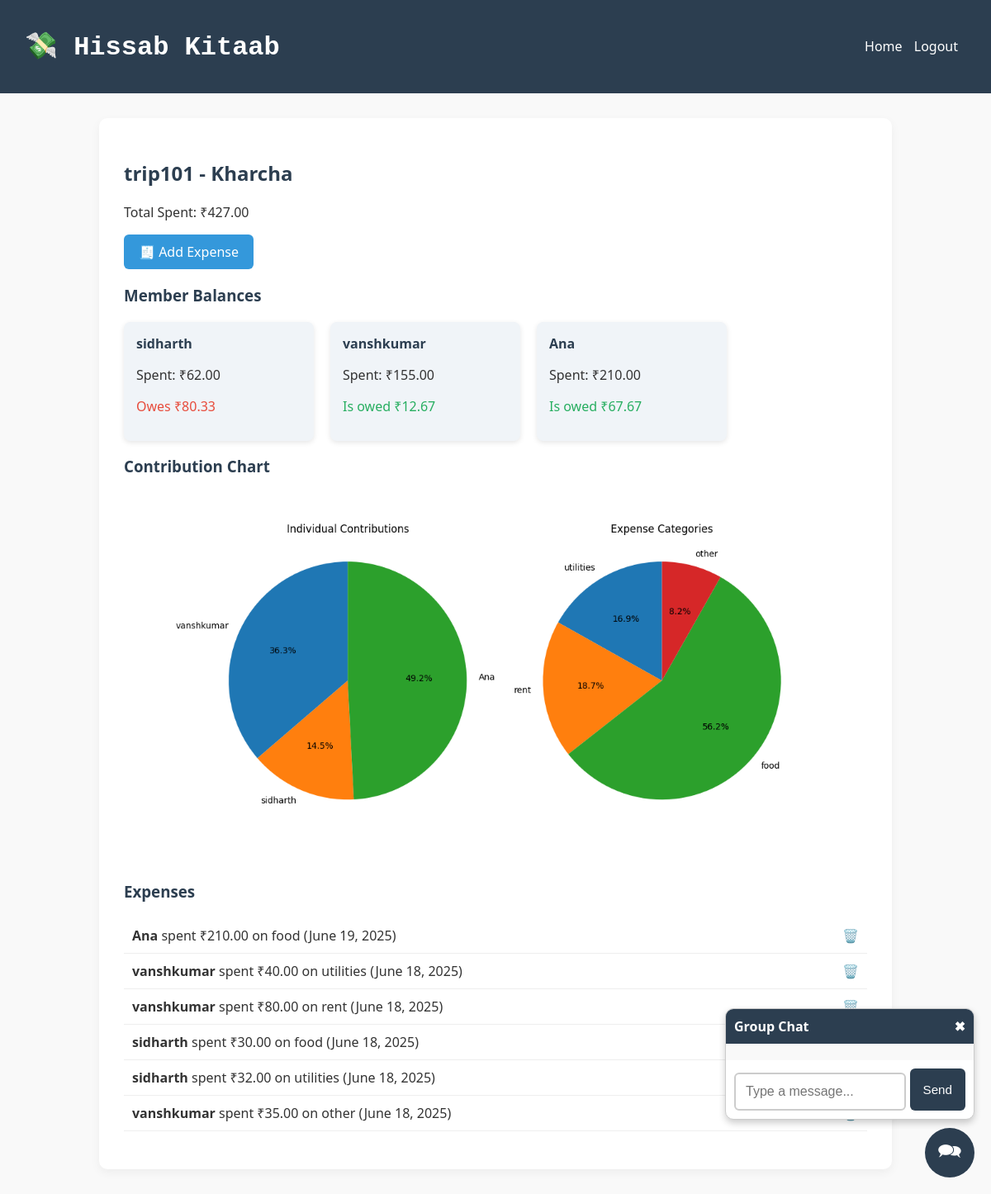
The page /group/1/ (signed in) on the database its author committed.
### tracker/models.py (models this page shows, shortened)
class Group(models.Model):
    name = models.CharField(max_length=100, unique=True)
    members = models.ManyToManyField(User, related_name='custom_groups')
    admin = models.ForeignKey(User, on_delete=models.CASCADE, related_name='admin_groups')

class Expense(models.Model):
    CATEGORY_CHOICES = [
        ('food', 'Food'),
        ('rent', 'Rent'),
        ('utilities', 'Utilities'),
        ('transport', 'Transport'),
        ('other', 'Other'),
    ]
    group = models.ForeignKey(Group, on_delete=models.CASCADE, related_name='expenses')
    user = models.ForeignKey(User, on_delete=models.CASCADE, related_name='expenses')
    category = models.CharField(max_length=20, choices=CATEGORY_CHOICES)
    amount = models.DecimalField(max_digits=10, decimal_places=2)
    description = models.CharField(max_length=60,blank=True)
    date = models.DateField(auto_now_add=True)

### tracker/views.py (the view)
# urls.py: path('group/<int:group_id>/', views.group_dashboard, name='group_dashboard'),
@login_required
def group_dashboard(request, group_id):
    group = get_object_or_404(Group, id=group_id)
    if request.user not in group.members.all():
        return HttpResponse("You are not a member of this group.", status=403)
    expenses = group.expenses.all().order_by('-date')
    total = sum(exp.amount for exp in expenses)
    members = group.members.all()
    if members.exists():
        per_member_share = (total / Decimal(members.count())).quantize(Decimal('0.01'), rounding=ROUND_HALF_UP)
    else:
        per_member_share = Decimal('0.00')
    contributions = defaultdict(Decimal)
    for exp in expenses:
        contributions[exp.user] += exp.amount
    balances = []
    for member in members:
        spent = contributions[member]
        balance = spent - per_member_share
        balances.append({
            'member': member,
            'spent': spent,
            'balance': balance,
        })
    return render(request, 'tracker/group_dashboard.html', {
        'group': group,
        'expenses': expenses,
        'total': total,
        'balances': balances,
    })

### tracker/templates/tracker/group_dashboard.html (shortened to what this page needs)
{% extends 'tracker/base.html' %}
{% load static %}
{% block content %}
<h2>{{ group.name }} - Kharcha</h2>
<p class="total">Total Spent: ₹{{ total }}</p>
<div class="actions">
  <a href="{% url 'add_expense' group.id %}" class="btn">🧾 Add Expense</a>
</div>
<h3>Member Balances</h3>
<div class="balance-cards">
  {% for b in balances %}
    <div class="card">
      <h4>{{ b.member.username }}</h4>
      <p>Spent: ₹{{ b.spent }}</p>
      <p>
        {% if b.balance < 0 %}
          <span class="owe">Owes ₹{{ b.balance|floatformat:2|slice:"1:" }}</span>
        {% elif b.balance > 0 %}
          <span class="owed">Is owed ₹{{ b.balance|floatformat:2 }}</span>
        {% else %}
          <span class="settled">Settled</span>
        {% endif %}
      </p>
    </div>
  {% endfor %}
</div>
<h3>Contribution Chart</h3>
<img src="{% url 'generate_pie_charts' group.id %}" alt="Pie Chart" class="chart">
<h3>Expenses</h3>
<ul class="expense-list">
  {% for expense in expenses %}
    <li>
      <strong>{{ expense.user.username }}</strong> spent ₹{{ expense.amount }} on {{ expense.category }} ({{ expense.date }})
      <a href="{% url 'delete_expense' expense.id %}" class="delete">🗑️</a>
    </li>
  {% empty %}
    <li>No expenses yet.</li>
  {% endfor %}
</ul>
<button id="open-chat-btn" style="
  position: fixed;
  bottom: 20px;
  right: 20px;
  background-color: #2c3e50;
  color: white;
  border: none;
  border-radius: 50%;
  width: 60px;
  height: 60px;
  font-size: 24px;
  cursor: pointer;
  z-index: 1000;
">🗪</button>
<div id="chat-modal" style="
  display: none;
  position: fixed;
  bottom: 90px;
  right: 20px;
  width: 300px;
  max-height: 400px;
  background: white;
  border: 1px solid #ccc;
  border-radius: 10px;
  box-shadow: 0 4px 8px rgba(0,0,0,0.2);
  z-index: 1000;
  overflow: hidden;
  display: flex;
  flex-direction: column;
">
  <div style="background: #2c3e50; color: white; padding: 10px; font-weight: bold;">
    Group Chat
    <span id="close-chat-btn" style="float: right; cursor: pointer;">✖</span>
  </div>
  <div id="chat-log" style="flex: 1; overflow-y: auto; padding: 10px; background: #f9f9f9;">
  </div>
  <div style="display: flex; padding: 10px; gap: 5px;">
    <input id="chat-message-input" type="text" placeholder="Type a message..." style="flex: 1;" />
    <button id="chat-message-submit">Send</button>
  </div>
</div>
{% endblock %}

### tracker/templates/tracker/base.html (shortened to what this page needs)
<!DOCTYPE html>
<html lang="en">
<head>
    {% load static %}
  <link rel="stylesheet" href="{% static 'css/style.css' %}">
</head>
<body>
  <div class="navbar">
<h1 style="font-family: 'Monaco', monospace; font-weight: bold; font-size: 2em; color: white;">
 💸 Hissab Kitaab
</h1>
    <div class="nav-links">
        <a href="{% url 'home' %}">Home</a>
        <form method="post" action="{% url 'logout' %}" style="display: inline;">
            <button type="submit" style="margin:10px;background: none; border: none; color: white; cursor: pointer; font: inherit; padding: 0;">
                Logout
            </button>
        </form>
    </div>
</div>
  <div class="container">
    {% block content %}{% endblock %}
  </div>
</body>
</html>

### tracker/static/css/style.css (style rules this page uses)
body { font-family: 'Segoe UI', sans-serif; background: #f9f9f9; margin: 0; padding: 0; color: #333; }
.navbar { background: #2c3e50; color: white; padding: 15px 30px; display: flex; justify-content: space-between; align-items: center; }
.navbar a { color: white; margin-left: 20px; text-decoration: none; font-weight: 500; }
.container { max-width: 900px; margin: 30px auto; background: white; padding: 30px; border-radius: 10px; box-shadow: 0 4px 12px rgba(0,0,0,0.05); }
h2, h3, h4 { color: #2c3e50; margin-bottom: 20px; }
.btn { background: #3498db; color: white; padding: 10px 18px; border-radius: 6px; text-decoration: none; border: none; font-size: 1rem; cursor: pointer; transition: background 0.3s ease; display: inline-block; }
form { margin-top: 20px; }
input[type="text"], input[type="email"], input[type="password"], select, textarea { width: 70%; padding: 12px; margin-top: 5px; border: 2px solid #ccc; border-radius: 6px; font-size: 1rem; transition: border-color 0.3s ease, background-color 0.3s ease; }
.expense-list { list-style: none; padding: 0; }
.expense-list li { padding: 10px; border-bottom: 1px solid #eee; }
.delete { float: right; color: red; text-decoration: none; }
.chart { display: block; margin: 20px auto; max-width: 100%; border-radius: 8px; }
.balance-cards { display: flex; flex-wrap: wrap; gap: 20px; }
.card { background: #f0f4f8; padding: 15px; border-radius: 8px; width: 200px; box-shadow: 0 2px 6px rgba(0,0,0,0.1); }
.card h4 { margin: 0 0 10px; }
.owe { color: #e74c3c; }
.owed { color: #27ae60; }
#chat-log { display: flex; flex-direction: column; overflow-y: auto; padding: 10px; background: #f9f9f9; scroll-behavior: smooth; }
#chat-message-submit { background-color: #2c3e50; color: white; border: none; padding: 10px 16px; border-radius: 6px; font-size: 0.95rem; cursor: pointer; transition: background-color 0.3s ease; }

### rows shown on the page
Group: name "trip101"
Expense: user.username "Ana", amount "210.00", category "food", date "June 19, 2025"
Expense: user.username "vanshkumar", amount "40.00", category "utilities", date "June 18, 2025"
Expense: user.username "vanshkumar", amount "80.00", category "rent", date "June 18, 2025"
Expense: user.username "sidharth", amount "30.00", category "food", date "June 18, 2025"
Expense: user.username "sidharth", amount "32.00", category "utilities", date "June 18, 2025"
Expense: user.username "vanshkumar", amount "35.00", category "other", date "June 18, 2025"

### other values the page prints
{{ total }} "427.00"
{{ b.member.username }} "sidharth"
{{ b.spent }} "62.00"
{{ b.balance|floatformat:2|slice:"1:" }} "80.33"
{{ b.member.username }} "vanshkumar"
{{ b.spent }} "155.00"
{{ b.balance|floatformat:2 }} "12.67"
{{ b.member.username }} "Ana"
{{ b.spent }} "210.00"
{{ b.balance|floatformat:2 }} "67.67"
